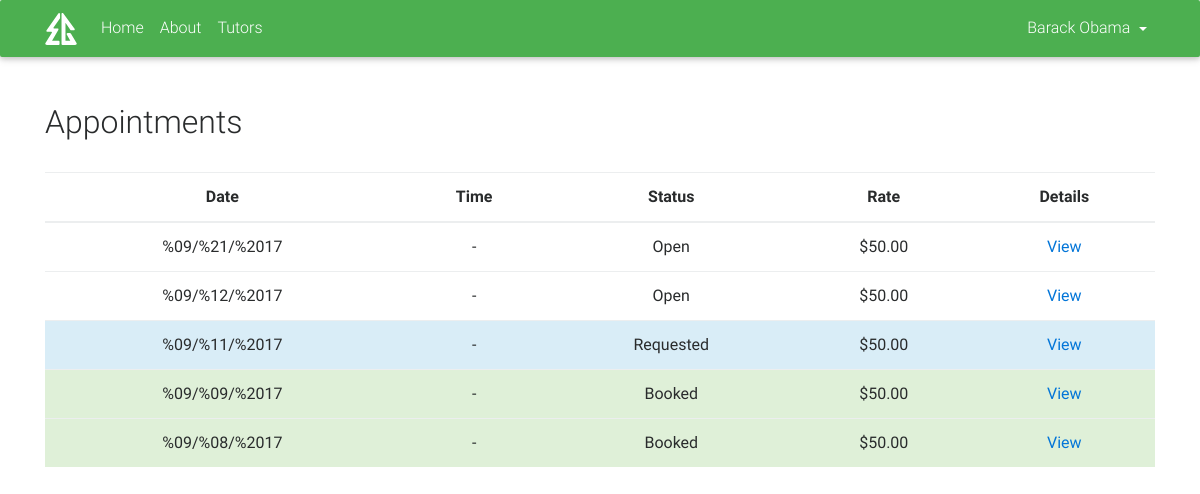
Screenshot of /appointment/ (signed in) with the database file from the repository.
### profile/models.py (models this page shows, shortened)
class Profile(models.Model):
    user = models.OneToOneField(User, on_delete=models.CASCADE)
    street_address = models.CharField(max_length=40, null=True, blank=True)
    city = models.CharField(max_length=20, null=True, blank=True)
    state = models.CharField(max_length=20, null=True, blank=True)
    zip = models.PositiveIntegerField(validators=[MaxValueValidator(99999)], null=True, blank=True)
    picture = models.CharField(max_length=200, default="http://i.imgur.com/4XjtXzO.png")
    timezone = models.CharField(max_length=35, default="America/New_York")
    def name(self):
        return self.user.first_name + ' ' + self.user.last_name
    def unread_notification_count(self):
        return DeliveryInfo.objects.filter(to_user=self.user).filter(read_by_user=False).count()
    def is_tutor(self):
        try:
            return Tutor.objects.get(user=self.user)
        except Tutor.DoesNotExist:
            return False
    def all_appointments(self):
        if self.is_tutor():
            return Appointment.objects.filter(tutor=self.is_tutor()).order_by('-start_time')
        else:
            return Appointment.objects.filter(user=self.user).order_by('-start_time')

### appointment/models.py (models this page shows, shortened)
class Appointment(models.Model):
    tutor = models.ForeignKey(Tutor, null=True, on_delete=models.SET_NULL)
    user = models.ForeignKey(User, null=True, on_delete=models.SET_NULL)
    start_time = models.DateTimeField()
    MAX_APPOINTMENT_DURATION_MINS = 180
    duration = models.PositiveIntegerField(validators=[MaxValueValidator(MAX_APPOINTMENT_DURATION_MINS)])
    location = models.CharField(max_length=80, null=True)
    LOCATION_CHOICES = [('TUTOR_ADDRESS', "Tutor's address"),
                        ('USER_ADDRESS', "User's address"),
                        ('OTHER', "Other")]
    location_option = models.CharField(max_length=10, choices=LOCATION_CHOICES)
    STATUS_CHOICES = [('OPEN', 'Open'),
                      ('REQUESTED', 'Requested'),
                      ('BOOKED', 'Booked'),
                      ('COMPLETED', 'Completed'),
                      ('CANCELED', 'Canceled'),
                      ('EXPIRED', 'Expired')]
    status = models.CharField(max_length=10, choices=STATUS_CHOICES, default='OPEN')
    COMMENTS_MAX_LENGTH = 500
    tutor_comments = models.CharField(default="No tutor comments.", max_length=COMMENTS_MAX_LENGTH)
    user_comments = models.CharField(default="No user comments.", max_length=COMMENTS_MAX_LENGTH)
    def end_time(self):
        return self.start_time + datetime.timedelta(minutes=self.duration)
    def cost(self):
        return self.tutor.rate / 60 * self.duration

### tutor/models.py (models this page shows, shortened)
class Tutor(models.Model):
    user = models.OneToOneField(User, on_delete=models.CASCADE)
    rate = models.DecimalField(decimal_places=2, max_digits=5)
    BIO_MAX_LENGTH = 1500
    bio = models.CharField(max_length=BIO_MAX_LENGTH)

### appointment/views.py (the view)
@login_required
def index(request):
    if request.user.profile.is_tutor():
        return render(request, 'appointment/appointment_list_tutor.html',
                      {'object_list': request.user.profile.all_appointments()})
    else:
        return render(request, 'appointment/appointment_list_user.html',
                      {'object_list': request.user.profile.all_appointments()})

### appointment/templates/appointment/appointment_list_tutor.html
{% extends 'appointment/appointment_list.html' %}
{% block table_values %}
    <tr {% if app.status == "REQUESTED" %}
        class="table-info"
    {% elif app.status == "BOOKED" %}
        class="table-success"
    {% elif app.status == "CANCELED" %}
        class="table-warning"
    {% endif %}>
        <td>{{ app.start_time|date }}</td>
        <td>{{ app.start_time|time }} - {{ app.end_time|time }}</td>
        <td>{{ app.get_status_display }}</td>
        <td>${{ app.cost|floatformat:2 }}</td>
        <td><a href="/appointment/{{ app.pk }}/">View</a></td>
    </tr>
{% endblock %}

### appointment/templates/appointment/appointment_list.html (shortened to what this page needs)
{% extends 'base.html' %}
{% block content %}
    <div class="container">
        <h2>Appointments</h2>
        <br>
        {% if object_list %}
            <table class="table table-hover">
                <thead>
                <tr>
                    <th>Date</th>
                    <th>Time</th>
                    <th>Status</th>
                    <th>Rate</th>
                    <th>Details</th>
                </tr>
                </thead>
                <tbody>
                {% for app in object_list %}
                    {% block table_values %}
                    {% endblock %}
                {% endfor %}
                </tbody>
            </table>
        {% else %}
            <p>You do not have any appointments.</p>
        {% endif %}
    </div>
{% endblock %}

### templates/base.html (shortened to what this page needs)
<!DOCTYPE html>
<html lang="en">
<head>
    {% load static %}
    <link rel="stylesheet" href="https://maxcdn.bootstrapcdn.com/font-awesome/4.6.0/css/font-awesome.min.css">
    <link href="{% static 'css/bootstrap.min.css' %}" rel="stylesheet">
    <link href="{% static 'css/mdb.min.css' %}" rel="stylesheet">
    <link rel="stylesheet" type="text/css" href="{% static 'css/style.css' %}"/>
</head>
<body>
<nav class="navbar navbar-toggleable-md navbar-dark default-primary-color">
    <div class="container">
        <a class="navbar-brand" href="/">
            <img width="32" height="32" src="{% static 'img/svg/logo.svg' %}"/>
        </a>
        <div class="collapse navbar-collapse" id="navbarNav1">
            <ul class="navbar-nav mr-auto">
                <li class="nav-item">
                    <a class="nav-link" href="/">Home</a>
                </li>
                <li class="nav-item">
                    <a class="nav-link" href="#about">About</a>
                </li>
                <li class="nav-item">
                    <a class="nav-link" href="/tutor/">Tutors</a>
                </li>
            </ul>
            <ul class="navbar-nav mr-right">
                <li class="nav-item dropdown btn-group">
                    <a class="nav-link dropdown-toggle" id="dropdownProfile" data-toggle="dropdown"
                       aria-haspopup="true"
                       aria-expanded="false">{% if request.user.is_authenticated %}
                        {{ request.user.profile.name }}
                    {% else %}
                        Profile
                    {% endif %}</a>
                </li>
            </ul>
        </div>
    </div>
</nav>
<br><br>
{% block content %}
{% endblock %}
<br><br>
</body>
</html>

### static/css/style.css (style rules this page uses)
.default-primary-color { background: #4CAF50; }
th { text-align: center; }
td { text-align: center; }

### rows the page displays
Appointment: start_time "%09/%21/%2017", status "Open", cost "50.00"
Appointment: start_time "%09/%12/%2017", status "Open", cost "50.00"
Appointment: start_time "%09/%11/%2017", status "Requested", cost "50.00"
Appointment: start_time "%09/%09/%2017", status "Booked", cost "50.00"
Appointment: start_time "%09/%08/%2017", status "Booked", cost "50.00"

### other values shown
{{ request.user.profile.name }} "Barack Obama"
